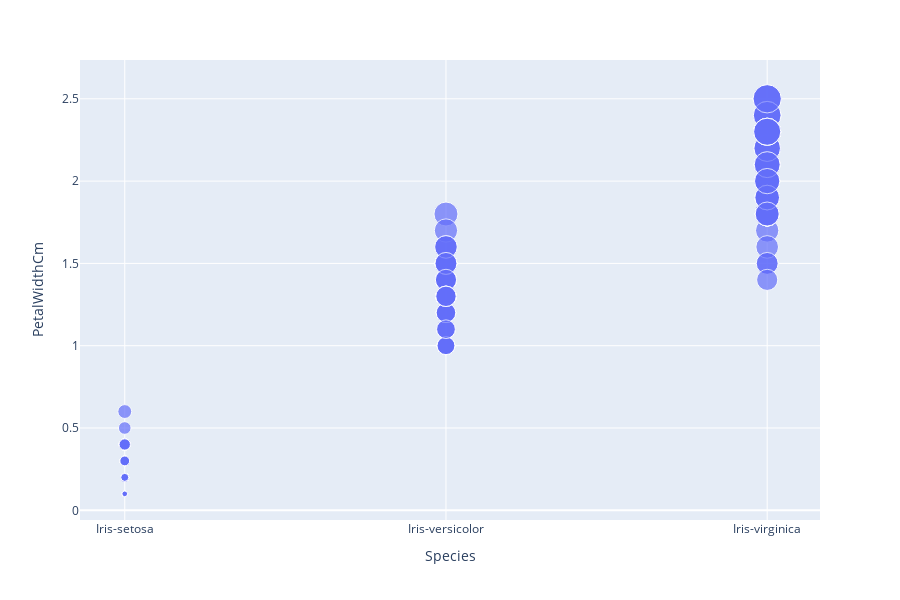

The cell this chart's notebook holds for it:
### Code cell
px.scatter(iris,x='Species',y='PetalWidthCm',size='PetalWidthCm')

### Figure 1 — Plotly figure (JSON) as saved in the notebook; plotly's stock layout.template omitted (floating-point values rounded to 4 significant figures; data arrays with more than 128 entries replaced by an {"elided": "..."} marker saying what was removed)
{"data": [{"hoverlabel": {"namelength": 0}, "hovertemplate": "Species=%{x}<br>PetalWidthCm=%{marker.size}", "legendgroup": "", "marker": {"color": "#636efa", "size": {"elided": "150 float values"}, "sizemode": "area", "sizeref": 0.00625, "symbol": "circle"}, "mode": "markers", "name": "", "showlegend": false, "type": "scatter", "x": {"elided": "150 str values"}, "xaxis": "x", "y": {"elided": "150 float values"}, "yaxis": "y"}], "layout": {"height": 600, "legend": {"itemsizing": "constant", "tracegroupgap": 0}, "margin": {"t": 60}, "xaxis": {"anchor": "y", "domain": [0, 1], "title": {"text": "Species"}}, "yaxis": {"anchor": "x", "domain": [0, 1], "title": {"text": "PetalWidthCm"}}}}
